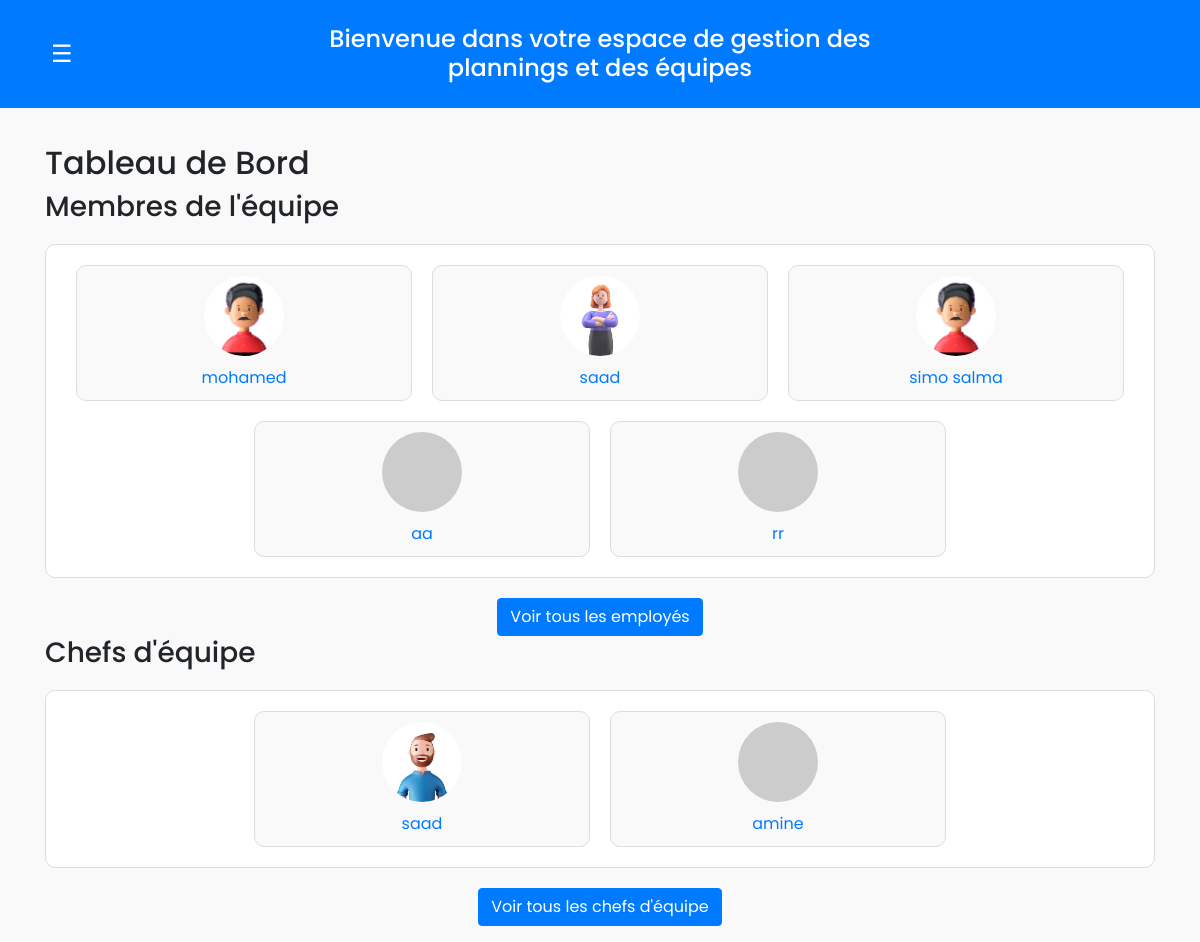
Before: / (signed in) with the older database file.
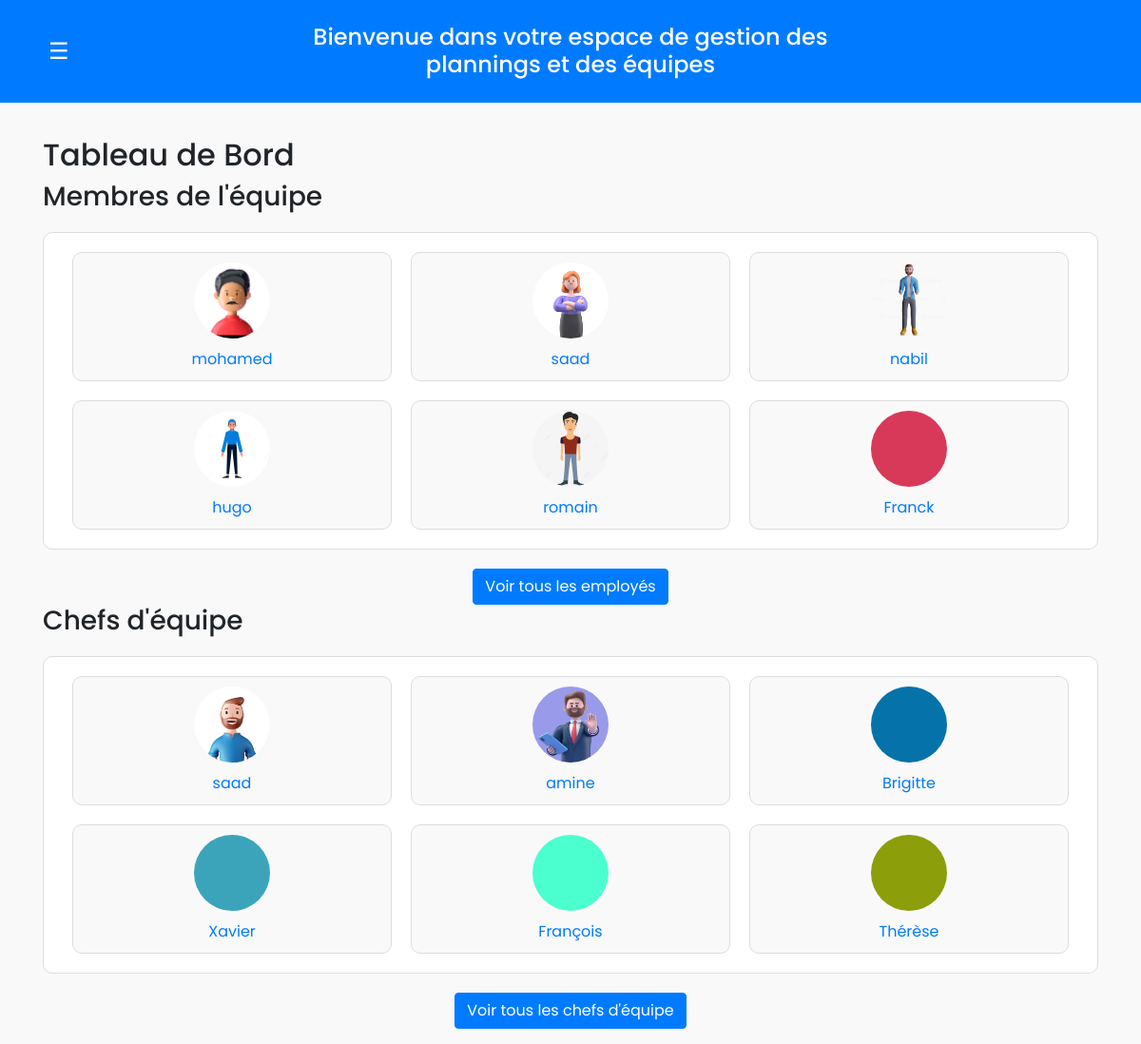
After: the same page with the newer database file.
### accounts/models.py (models this page shows, shortened)
class CustomUser(AbstractUser):
    ROLE_CHOICES = (
        ('employee', 'Employee'),
        ('team_lead', 'Team Lead'),
    )
    role = models.CharField(max_length=10, choices=ROLE_CHOICES, default='manager')
    is_active = models.BooleanField(default=True)
    pointage_code = models.CharField(max_length=4, unique=True, blank=True, null=True)
    created_by = models.ForeignKey('self', null=True, blank=True, on_delete=models.SET_NULL, related_name='employees')
    hours_per_week = models.IntegerField(default=0)
    photo = models.ImageField(upload_to='photos/', null=True, blank=True)

### accounts/views.py (the view, shortened to what this page needs)
# urls.py: 2. Add a URL to urlpatterns:  path('', views.home, name='home')
@login_required
def home(request):
    user = request.user
    availabilities = Availability.objects.filter(user=user)
    notification_count = Notification.objects.filter(user=user, is_read=False).count()
    employees = CustomUser.objects.filter(created_by=user, role='employee')[:6]
    team_leads = CustomUser.objects.filter(created_by=user, role='team_lead')[:6]
    start_date, end_date = get_current_week_dates()
    current_week_schedule = {}
    total_hours = 0
    context = {
        'user': user,
        'availabilities': availabilities,
        'notification_count': notification_count,
        'employees': employees,
        'team_leads': team_leads,
        'current_week_schedule': current_week_schedule,
        'total_hours': total_hours,
        'days': ["Lundi", "Mardi", "Mercredi", "Jeudi", "Vendredi", "Samedi", "Dimanche"],
        'start_date': start_date,
        'end_date': end_date,
    }
    return render(request, 'accounts/home.html', context)

### accounts/views.py (called while the page is built)
def get_current_week_dates():
    today = datetime.now().date()
    start_of_week = today - timedelta(days=today.weekday())
    end_of_week = start_of_week + timedelta(days=6)
    return start_of_week, end_of_week

### accounts/templates/accounts/home.html (shortened to what this page needs)
{% load custom_filters %}
<!DOCTYPE html>
<html lang="fr">
<head>
    <link rel="stylesheet" href="https://stackpath.bootstrapcdn.com/bootstrap/4.5.2/css/bootstrap.min.css">
    <link rel="stylesheet" href="https://cdn.jsdelivr.net/npm/boxicons@latest/css/boxicons.min.css">
</head>
<body>
    <header class="header">
        <button class="openbtn" onclick="openNav()">☰</button>
        <h1>Bienvenue dans votre espace de gestion des plannings et des équipes</h1>
    </header>
    <div id="main">
        <main>
            <div class="container">
                <h2>Tableau de Bord</h2>
                {% if user.role == 'manager' %}
                <h3>Membres de l'équipe</h3>
                <div class="team-container">
                    {% for employee in employees %}
                    <div class="team-member">
                        <a href="{% url 'edit_employee' employee.pk %}">
                            {% if employee.photo %}
                            <img src="{{ employee.photo.url }}" alt="Photo de {{ employee.first_name }}">
                            {% else %}
                            <img src="https://via.placeholder.com/150" alt="Placeholder Image">
                            {% endif %}
                            <div>{{ employee.first_name }}</div>
                        </a>
                    </div>
                    {% endfor %}
                </div>
                <div class="view-all-btn">
                    <a href="{% url 'employee_list' %}" class="btn btn-primary">Voir tous les employés</a>
                </div>
                <h3>Chefs d'équipe</h3>
                <div class="team-leads-container">
                    {% for team_lead in team_leads %}
                    <div class="team-lead">
                        <a href="{% url 'edit_team_lead' team_lead.pk %}">
                            {% if team_lead.photo %}
                            <img src="{{ team_lead.photo.url }}" alt="Photo de {{ team_lead.first_name }}">
                            {% else %}
                            <img src="https://via.placeholder.com/150" alt="Placeholder Image">
                            {% endif %}
                            <div>{{ team_lead.first_name }}</div>
                        </a>
                    </div>
                    {% endfor %}
                </div>
                <div class="view-all-btn">
                    <a href="{% url 'team_lead_list' %}" class="btn btn-primary">Voir tous les chefs d'équipe</a>
                </div>
                {% endif %}
            </div>
        </main>
    </div>
</body>
</html>

### accounts/templates/accounts/home.html (style rules this page uses)
:root { --nav-width: 250px; --primary-color: #007bff; --secondary-color: #ffffff; --font-family: Arial, sans-serif; --scrollbar-bg: #f9f9f9; --scrollbar-thumb: #007bff; --scrollbar-thumb-hover: #0056b3; }
body { font-family: 'Poppins', sans-serif; margin: 0; padding: 0; background-color: #f9f9f9; transition: margin-left 0.3s; }
.header { background-color: var(--primary-color); color: var(--secondary-color); padding: 1rem; text-align: center; animation: slideIn 1s ease-out; display: flex; align-items: center; justify-content: space-between; }
.header h1 { margin: 0; font-size: 24px; position: absolute; left: 50%; transform: translateX(-50%); }
.openbtn { font-size: 24px; cursor: pointer; background-color: var(--primary-color); color: var(--secondary-color); border: none; padding: 10px 15px; border-radius: 5px; margin-left: 20px; }
#main { transition: margin-left 0.3s; padding: 16px; }
.container { margin-top: 20px; }
button { display: inline-block; margin: 10px; padding: 10px 20px; background-color: var(--primary-color); color: var(--secondary-color); border: none; border-radius: 5px; cursor: pointer; font-size: 16px; transition: background-color 0.3s, transform 0.3s; }
.team-container, .team-leads-container { display: flex; flex-wrap: wrap; justify-content: center; gap: 20px; margin-top: 20px; border: 1px solid #ddd; border-radius: 10px; padding: 20px; background-color: #ffffff; }
.team-member, .team-lead { background: #f9f9f9; border: 1px solid #ddd; border-radius: 10px; padding: 10px; text-align: center; width: calc(33.333% - 20px); box-sizing: border-box; }
.team-member img, .team-lead img { border-radius: 50%; width: 80px; height: 80px; object-fit: cover; margin-bottom: 10px; }
.view-all-btn { display: flex; justify-content: center; margin-top: 20px; }

Changed rows visible on the page:
changed CustomUser: photo: a different picture; first_name "simo salma" → "nabil"
changed CustomUser: photo: picture added; first_name "aa" → "hugo"
changed CustomUser: photo: picture added; first_name "rr" → "romain"
added CustomUser: photo (picture), first_name "Franck", shown under "Membres de l'équipe"
changed CustomUser "amine": photo: picture added
added CustomUser: photo (picture), first_name "Brigitte", shown under "Chefs d'équipe"
added CustomUser: photo (picture), first_name "Xavier", shown under "Chefs d'équipe"
added CustomUser: photo (picture), first_name "François", shown under "Chefs d'équipe"
added CustomUser: photo (picture), first_name "Thérèse", shown under "Chefs d'équipe"
